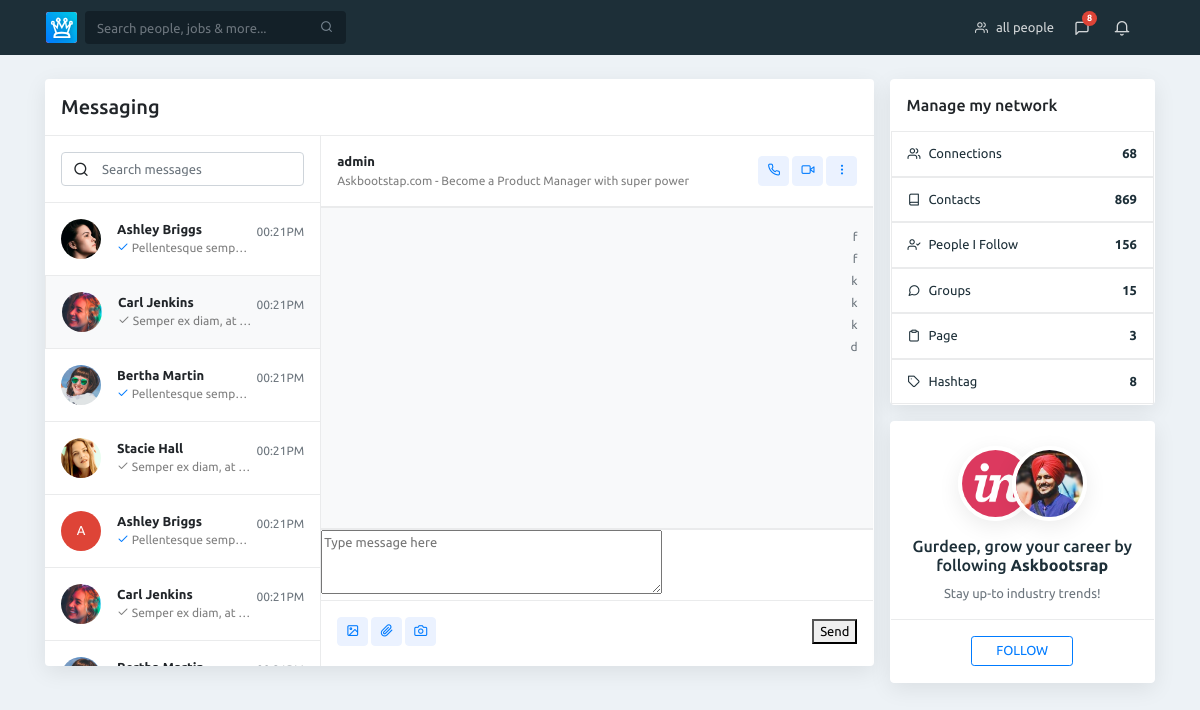
Screenshot of /user/friend/4 (signed in) with the database file from the repository.
### userprofile/models.py (models this page shows)
class ChatMessage(models.Model):
    body = models.TextField()
    msg_sender = models.ForeignKey(Profile, on_delete=models.CASCADE, related_name="msg_sender")
    msg_receiver = models.ForeignKey(Profile, on_delete=models.CASCADE, related_name="msg_receiver")
    seen = models.BooleanField(default=False)
    def __str__(self):
        return self.body

### userprofile/views.py (the view, shortened to what this page needs)
# urls.py: path('friend/<str:pk>', views.detail, name="detail"),
def detail(request,pk):
    friend = Friend.objects.get(profile_id=pk)
    user = request.user.profile
    profile = Profile.objects.get(id=friend.profile.id)
    chats = ChatMessage.objects.all()
    rec_chats = ChatMessage.objects.filter(msg_sender=profile, msg_receiver=user, seen=False)
    rec_chats.update(seen=True)
    form = ChatMessageForm()
    context = {"friend": friend, "form": form, "user":user,
               "profile":profile, "chats": chats, "num": rec_chats.count()}
    return render(request, "chat/message.html", context)

### userprofile/forms.py
class ChatMessageForm(forms.ModelForm):
    body = forms.CharField(widget=forms.Textarea(attrs={"class":"forms", "rows":3, "placeholder": "Type message here"}))
    class Meta:
        model = ChatMessage
        fields = ["body",]

### templates/chat/message.html (shortened to what this page needs)
{% extends "base.html" %} {% load static %} {% block content %}
<div class="py-4">
    <div class="container">
    <div class="row">
    <main class="col col-xl-9 order-xl-2 col-lg-12 order-lg-1 col-md-12 col-sm-12 col-12">
    <div class="box shadow-sm rounded bg-white mb-3 osahan-chat">
    <h5 class="pl-3 pt-3 pr-3 border-bottom mb-0 pb-3">Messaging</h5>
    <div class="row m-0">
    <div class="border-right col-lg-5 col-xl-4 px-0">
    <div class="osahan-chat-left">
    <div class="position-relative icon-form-control p-3 border-bottom">
    <i class="feather-search position-absolute"></i>
    <input placeholder="Search messages" type="text" class="form-control">
    </div>
    <div class="osahan-chat-list">
    <div class="p-3 d-flex align-items-center border-bottom osahan-post-header overflow-hidden">
    <div class="dropdown-list-image mr-3"><img class="rounded-circle" src="img/p9.png" alt></div>
    <div class="font-weight-bold mr-1 overflow-hidden">
    <div class="text-truncate">Ashley Briggs</div>
    <div class="small text-truncate overflow-hidden text-black-50"><i class="feather-check text-primary"></i> Pellentesque semper ex diam, at tristique ipsum varius sed. Pellentesque non metus ullamcorper</div>
    </div>
    <span class="ml-auto mb-auto">
    <div class="text-right text-muted pt-1 small">00:21PM</div>
    </span>
    </div>
    <div class="p-3 d-flex align-items-center bg-light border-left border-primary  border-bottom osahan-post-header overflow-hidden">
    <div class="dropdown-list-image mr-3"><img class="rounded-circle" src="img/p1.png" alt></div>
    <div class="font-weight-bold mr-1 overflow-hidden">
    <div class="text-truncate">Carl Jenkins
    </div>
    <div class="small text-truncate overflow-hidden text-black-50"><i class="feather-check"></i> Semper ex diam, at tristique ipsum varius sed. Pellentesque non metus ullamcorper</div>
    </div>
    <span class="ml-auto mb-auto">
    <div class="text-right text-muted pt-1 small">00:21PM</div>
    </span>
    </div>
    <div class="p-3 d-flex align-items-center border-bottom osahan-post-header overflow-hidden">
    <div class="dropdown-list-image mr-3"><img class="rounded-circle" src="img/p3.png" alt></div>
    <div class="font-weight-bold mr-1 overflow-hidden">
    <div class="text-truncate">Bertha Martin
    </div>
    <div class="small text-truncate overflow-hidden text-black-50"><i class="feather-check text-primary"></i> Pellentesque semper ex diam, at tristique ipsum varius sed. Pellentesque non metus ullamcorper</div>
    </div>
    <span class="ml-auto mb-auto">
    <div class="text-right text-muted pt-1 small">00:21PM</div>
    </span>
    </div>
    <div class="p-3 d-flex align-items-center border-bottom osahan-post-header overflow-hidden">
    <div class="dropdown-list-image mr-3"><img class="rounded-circle" src="img/p4.png" alt></div>
    <div class="font-weight-bold mr-1 overflow-hidden">
    <div class="text-truncate">Stacie Hall
    </div>
    <div class="small text-truncate overflow-hidden text-black-50"><i class="feather-check"></i> Semper ex diam, at tristique ipsum varius sed. Pellentesque non metus ullamcorper</div>
    </div>
    <span class="ml-auto mb-auto">
    <div class="text-right text-muted pt-1 small">00:21PM</div>
    </span>
    </div>
    <div class="p-3 d-flex align-items-center border-bottom osahan-post-header overflow-hidden">
    <div class="dropdown-list-image mr-3">
    <div class="dropdown-list-image mr-3 d-flex align-items-center bg-danger justify-content-center rounded-circle text-white">A</div>
    </div>
    <div class="font-weight-bold mr-1 overflow-hidden">
    <div class="text-truncate">Ashley Briggs</div>
    <div class="small text-truncate overflow-hidden text-black-50"><i class="feather-check text-primary"></i> Pellentesque semper ex diam, at tristique ipsum varius sed. Pellentesque non metus ullamcorper</div>
    </div>
    <span class="ml-auto mb-auto">
    <div class="text-right text-muted pt-1 small">00:21PM</div>
    </span>
    </div>
    <div class="p-3 d-flex align-items-center border-bottom osahan-post-header overflow-hidden">
    <div class="dropdown-list-image mr-3"><img class="rounded-circle" src="img/p1.png" alt></div>
    <div class="font-weight-bold mr-1 overflow-hidden">
    <div class="text-truncate">Carl Jenkins
    </div>
    <div class="small text-truncate overflow-hidden text-black-50"><i class="feather-check"></i> Semper ex diam, at tristique ipsum varius sed. Pellentesque non metus ullamcorper</div>
    </div>
    <span class="ml-auto mb-auto">
    <div class="text-right text-muted pt-1 small">00:21PM</div>
    </span>
    </div>
    <div class="p-3 d-flex align-items-center border-bottom osahan-post-header overflow-hidden">
    <div class="dropdown-list-image mr-3"><img class="rounded-circle" src="img/p3.png" alt></div>
    <div class="font-weight-bold mr-1 overflow-hidden">
    <div class="text-truncate">Bertha Martin
    </div>
    </div>
    <span class="ml-auto mb-auto">
    <div class="text-right text-muted pt-1 small">00:21PM</div>
    </span>
    </div>
    </div>
    </div>
    </div>
    <div class="col-lg-7 col-xl-8 px-0">
    <div class="p-3 d-flex align-items-center  border-bottom osahan-post-header">
    <div class="font-weight-bold mr-1 overflow-hidden">
    <div class="text-truncate">{{request.user.username}}
    </div>
    <div class="small text-truncate overflow-hidden text-black-50">Askbootstap.com - Become a Product Manager with super power</div>
    </div>
    <span class="ml-auto">
    <button type="button" class="btn btn-light btn-sm rounded">
    <i class="feather-phone"></i>
    </button>
    <button type="button" class="btn btn-light btn-sm rounded">
    <i class="feather-video"></i>
    </button>
    <div class="btn-group">
    <button type="button" class="btn btn-light btn-sm rounded" data-toggle="dropdown" aria-haspopup="true" aria-expanded="false">
    <i class="feather-more-vertical"></i>
    </button>
    </div>
    </span>
    </div>
    <div class="osahan-chat-box p-3 border-top border-bottom bg-light">
    {% for chat in chats %}
            {% if chat.msg_sender == profile and chat.msg_receiver == user %}
                <div class="d-flex align-items-center osahan-post-header">
                <div class="mr-1">
                <!-- <div class="text-truncate h6 mb-3">{{ profile.user.username }}
                </div> -->
                <p class="text-right">{{chat}}</p>
                </div>
                <!-- <span class="ml-auto mb-auto">
                <div class="text-right text-muted pt-1 small">00:21PM</div>
                </span> -->
                </div>
            {% elif chat.msg_sender == user and chat.msg_receiver == profile %}
                <div class="d-flex align-items-center osahan-post-header">
                <span class="ml-auto mb-auto">
                <div class="text-left text-muted pt-1 small">{{chat}}</div>
                </span>
                </div>
    {% endif %}
    {% endfor %}
    </div>
    <div class="w-100 border-top border-bottom">
    <form action="" id="myform" method="POST">
        {{form.body}}
    </div>
    <div class="p-3 d-flex align-items-center">
    <div class="overflow-hidden">
    <button type="button" class="btn btn-light btn-sm rounded">
    <i class="feather-image"></i>
    </button>
    <button type="button" class="btn btn-light btn-sm rounded">
    <i class="feather-paperclip"></i>
    </button>
    <button type="button" class="btn btn-light btn-sm rounded">
    <i class="feather-camera"></i>
    </button>
    </div>
    <span class="ml-auto">
        <button type = "submit" id = "submit">Send</button>
    </span>
    </div>
    </div>
    </div>
    </div>
    </main>
    <aside class="col col-xl-3 order-xl-2 col-lg-12 order-lg-2 col-12">
    <div class="box mb-3 shadow-sm border rounded bg-white list-sidebar">
    <div class="box-title p-3">
    <h6 class="m-0">Manage my network</h6>
    </div>
    <ul class="list-group list-group-flush">
    <a href="#">
    <li class="list-group-item pl-3 pr-3 d-flex align-items-center text-dark"><i class="feather-users mr-2 text-dark"></i> Connections <span class="ml-auto font-weight-bold">68</span></li>
    </a>
    <a href="#">
    <li class="list-group-item pl-3 pr-3 d-flex align-items-center text-dark"><i class="feather-book mr-2 text-dark"></i> Contacts <span class="ml-auto font-weight-bold">869</span></li>
    </a>
    <a href="#">
    <li class="list-group-item pl-3 pr-3 d-flex align-items-center text-dark"><i class="feather-user-check mr-2 text-dark"></i> People I Follow <span class="ml-auto font-weight-bold">156</span></li>
    </a>
    <a href="#">
    <li class="list-group-item pl-3 pr-3 d-flex align-items-center text-dark"><i class="feather-message-circle mr-2 text-dark"></i> Groups <span class="ml-auto font-weight-bold">15</span></li>
    </a>
    <a href="#">
    <li class="list-group-item pl-3 pr-3 d-flex align-items-center text-dark"><i class="feather-clipboard mr-2 text-dark"></i> Page <span class="ml-auto font-weight-bold">3</span></li>
    </a>
    <a href="#">
    <li class="list-group-item pl-3 pr-3 d-flex align-items-center text-dark"><i class="feather-tag mr-2 text-dark"></i> Hashtag <span class="ml-auto font-weight-bold">8</span></li>
    </a>
    </ul>
    </div>
    <div class="box shadow-sm mb-3 border rounded bg-white ads-box text-center">
    <div class="image-overlap-2 pt-4">
    <img src="img/l4.png" class="img-fluid rounded-circle shadow-sm" alt="Responsive image">
    <img src="img/user.png" class="img-fluid rounded-circle shadow-sm" alt="Responsive image">
    </div>
    <div class="p-3 border-bottom">
    <h6 class="text-dark">Gurdeep, grow your career by following <span class="font-weight-bold"> Askbootsrap</span></h6>
    <p class="mb-0 text-muted">Stay up-to industry trends!</p>
    </div>
    <div class="p-3">
    <button type="button" class="btn btn-outline-primary btn-sm pl-4 pr-4"> FOLLOW </button>
    </div>
    </div>
    </aside>
    </div>
    </div>
    </div>
    {% endblock %}

### static/asset/css/style.css (style rules this page uses)
body { background:#edf2f6;font-size:13px;font-family:ubuntu,sans-serif }
p { color:#888da8 }
.box.border { border:1px solid #fff!important }
.shadow-sm { box-shadow:0 6px 22px 0 rgba(0,0,0,.08)!important }
.icon-form-control i { display:flex;top:0;bottom:0;align-items:center;font-size:16px;justify-content:center;width:40px }
.icon-form-control .form-control { padding-left:40px }
.image-overlap-2 .img-fluid { width:75px;height:75px;border:4px solid #fff;margin:0 -12px }
.osahan-chat-box { height:322px;overflow-y:scroll }
.osahan-chat-list { overflow-y:auto;height:463px;min-height:463px }
a { text-decoration:none!important }
.col,.col-1,.col-10,.col-11,.col-12,.col-2,.col-3,.col-4,.col-5,.col-6,.col-7,.col-8,.col-9,.col-auto,.col-lg,.col-lg-1,.col-lg-10,.col-lg-11,.col-lg-12,.col-lg-2,.col-lg-3,.col-lg-4,.col-lg-5,.col-lg-6,.col-lg-7,.col-lg-8,.col-lg-9,.col-lg-auto,.col-md,.col-md-1,.col-md-10,.col-md-11,.col-md-12,.col-md-2,.col-md-3,.col-md-4,.col-md-5,.col-md-6,.col-md-7,.col-md-8,.col-md-9,.col-md-auto,.col-sm,.col-sm-1,.col-sm-10,.col-sm-11,.col-sm-12,.col-sm-2,.col-sm-3,.col-sm-4,.col-sm-5,.col-sm-6,.col-sm-7,.col-sm-8,.col-sm-9,.col-sm-auto,.col-xl,.col-xl-1,.col-xl-10,.col-xl-11,.col-xl-12,.col-xl-2,.col-xl-3,.col-xl-4,.col-xl-5,.col-xl-6,.col-xl-7,.col-xl-8,.col-xl-9,.col-xl-auto { padding-right:8px;padding-left:8px }
.row { margin-right:-8px;margin-left:-8px }
.bg-danger { background-color:#de4437!important }
.border,.card { border:1px solid #eaebec!important }
.border-top { border-top:1px solid #eaebec!important }
.border-bottom { border-bottom:1px solid #eaebec!important }
.border-left { border-left:1px solid #eaebec!important }
.border-right { border-right:1px solid #eaebec!important }
.list-group-item { border-color:#eaebec!important }
.btn-light { color:#007bff;background-color:#ebf2ff;border-color:#ebf2ff }
.form-control,.btn { font-size:13px }
.text-dark { color:#1d2f38!important }
.small,small { font-size:12px }
.text-truncate { overflow:hidden;text-overflow:ellipsis;white-space:nowrap }
.dropdown-list-image { position:relative;height:2.5rem;width:2.5rem }
.dropdown-list-image img { height:2.5rem;width:2.5rem }

### rows the page displays
ChatMessage: body "f"
ChatMessage: body "f"
ChatMessage: body "k"
ChatMessage: body "k"
ChatMessage: body "k"
ChatMessage: body "d"

### other values shown
{{ request.user.username }} "admin"
